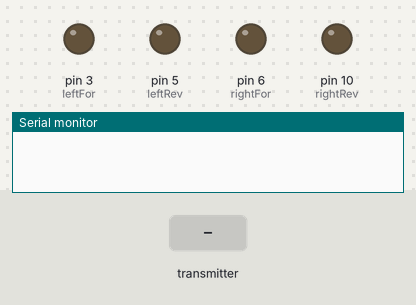
Recording of a sketch running on a simulated Arduino Uno, built with avr-gcc and run on an emulated ATmega328P. Parts: output pins drawn as LEDs (lit = HIGH), the last lines printed to the serial monitor. The test bench sets the inputs (shaded band). No radio packets arrive unless stated.

Above: at 1.2 s.
1.3 s: the transmitter starts sending x = 0
At 2.1 s:
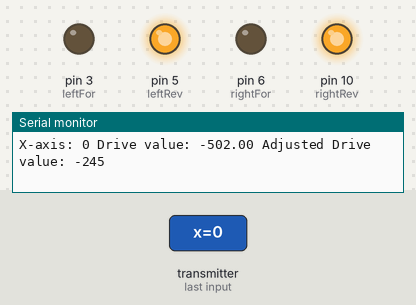
2.8 s: the transmitter starts sending x = 256
At 4.0 s:
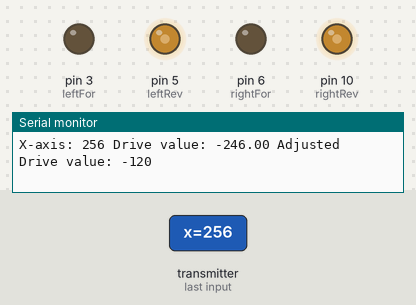
4.3 s: the transmitter starts sending x = 1023
At 5.0 s:
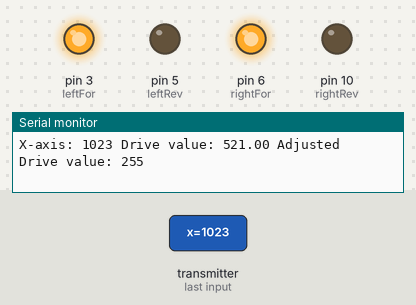
5.8 s: the transmitter starts sending x = 512
At 7.3 s:
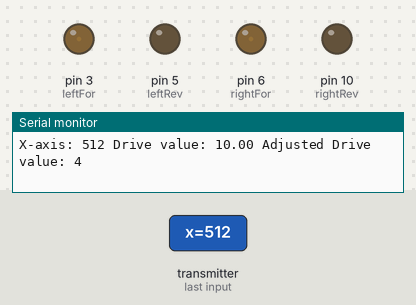
8.8 s: the transmitter starts sending x = 1023
At 9.7 s:
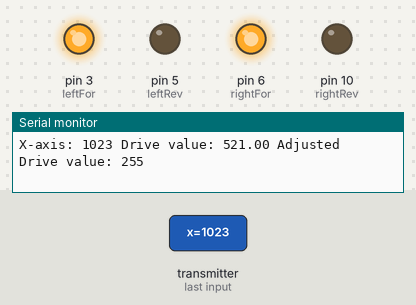
10.3 s: the transmitter starts sending x = 0
At 10.7 s:
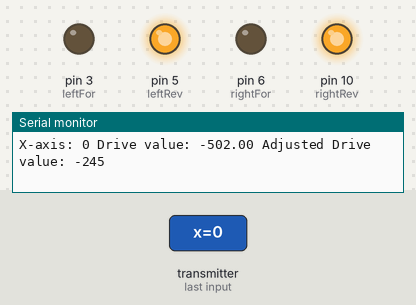
Timing chart, 0 to 13.3 s (numbered marks = the images above; inputs shaded):
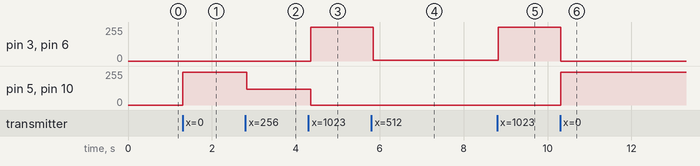

The sketch:

nrf_24L01_Reciever.ino
```cpp
#include <SPI.h>
#include <nRF24L01.h>
#include <RF24.h>
#include <Servo.h> // Include the Servo library


int rightRev = 10;
int rightFor = 6;

int leftRev = 5;
int leftFor = 3;
float driveVal = 0;

int driveValAdj = 0;


RF24 radio(9, 8); // CE, CSN
const byte address[6] = "00001";

struct JoyData {
  int x;
  int y;
} joyData;

Servo myServo; // Create a Servo object

void setup() {

  Serial.begin(9600);

  radio.begin();
  radio.openReadingPipe(0, address);
  radio.startListening();
}

void loop() {


  if (radio.available()) {
    radio.read(&joyData, sizeof(joyData));


    driveVal = joyData.x - 502;
    driveValAdj = driveVal/521*255;

    digitalWrite(rightRev, LOW);


    if (driveVal > 0){
      analogWrite(rightFor, driveValAdj);
      analogWrite(leftFor, driveValAdj);

      analogWrite(rightRev, 0);
      analogWrite(leftRev, 0);
    }


    if (driveVal < 0){
      analogWrite(rightRev, -driveValAdj);
      analogWrite(leftRev, -driveValAdj);

      analogWrite(rightFor, 0);
      analogWrite(leftFor, 0);
    }
    // Print the joystick and servo values
    Serial.print("X-axis: ");
    Serial.print(joyData.x);
    Serial.print("\ Drive value: ");
    Serial.print(driveVal);
    Serial.print("\ Adjusted Drive value: ");
    Serial.print(driveValAdj);


    Serial.println();


  }
}
```

Measured:
- after the input at 1.3 s, pin 5 (leftRev), pin 10 (rightRev): 0/255 → 245/255 at once
- after the input at 2.8 s, pin 5 (leftRev), pin 10 (rightRev): 245/255 → 120/255 at once
- after the input at 4.3 s, pin 3 (leftFor), pin 6 (rightFor): 0/255 → 255/255 after 0.05 s; pin 5 (leftRev), pin 10 (rightRev): 120/255 → 0/255 after 0.05 s
- after the input at 5.8 s, pin 3 (leftFor), pin 6 (rightFor): 255/255 → 4/255 after 0.05 s
- after the input at 8.8 s, pin 3 (leftFor), pin 6 (rightFor): 4/255 → 255/255 at once
- after the input at 10.3 s, pin 3 (leftFor), pin 6 (rightFor): 255/255 → 0/255 at once; pin 5 (leftRev), pin 10 (rightRev): 0/255 → 245/255 at once
